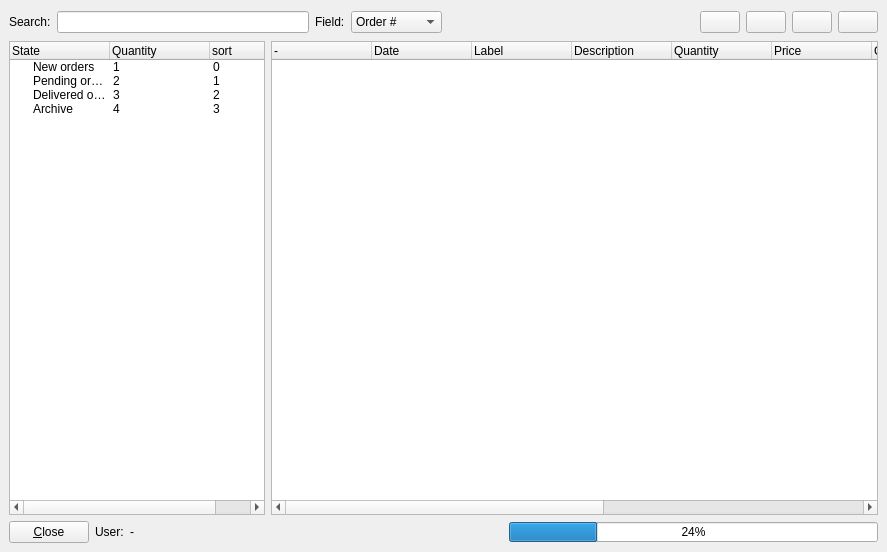
<ui version="4.0" >
 <class>ordersfrm</class>
 <widget class="QWidget" name="ordersfrm" >
  <property name="geometry" >
   <rect>
    <x>0</x>
    <y>0</y>
    <width>887</width>
    <height>552</height>
   </rect>
  </property>
  <property name="windowTitle" >
   <string>Purchase orders...</string>
  </property>
  <property name="windowIcon" >
   <iconset resource="first.qrc" >:/images/images/kfm.png</iconset>
  </property>
  <layout class="QGridLayout" >
   <property name="margin" >
    <number>9</number>
   </property>
   <property name="spacing" >
    <number>6</number>
   </property>
   <item row="0" column="0" colspan="2" >
    <layout class="QHBoxLayout" >
     <property name="margin" >
      <number>0</number>
     </property>
     <property name="spacing" >
      <number>6</number>
     </property>
     <item>
      <widget class="QLabel" name="label" >
       <property name="text" >
        <string>Search:</string>
       </property>
      </widget>
     </item>
     <item>
      <widget class="QLineEdit" name="lineEdit" />
     </item>
     <item>
      <widget class="QLabel" name="label_2" >
       <property name="text" >
        <string>Field:</string>
       </property>
      </widget>
     </item>
     <item>
      <widget class="QComboBox" name="comboBox" >
       <item>
        <property name="text" >
         <string>Order #</string>
        </property>
       </item>
       <item>
        <property name="text" >
         <string>Supplier</string>
        </property>
       </item>
       <item>
        <property name="text" >
         <string>Description</string>
        </property>
       </item>
       <item>
        <property name="text" >
         <string>Date</string>
        </property>
       </item>
      </widget>
     </item>
     <item>
      <spacer>
       <property name="orientation" >
        <enum>Qt::Horizontal</enum>
       </property>
       <property name="sizeHint" >
        <size>
         <width>241</width>
         <height>26</height>
        </size>
       </property>
      </spacer>
     </item>
     <item>
      <widget class="QPushButton" name="btnadd" >
       <property name="text" >
        <string/>
       </property>
       <property name="icon" >
        <iconset resource="first.qrc" >:/images/images/filenew.png</iconset>
       </property>
      </widget>
     </item>
     <item>
      <widget class="QPushButton" name="btnedit" >
       <property name="text" >
        <string/>
       </property>
       <property name="icon" >
        <iconset resource="first.qrc" >:/images/images/kfind.png</iconset>
       </property>
      </widget>
     </item>
     <item>
      <widget class="QPushButton" name="btndelete" >
       <property name="text" >
        <string/>
       </property>
       <property name="icon" >
        <iconset resource="first.qrc" >:/images/images/editdelete.png</iconset>
       </property>
      </widget>
     </item>
     <item>
      <widget class="QPushButton" name="btncompleted" >
       <property name="text" >
        <string/>
       </property>
       <property name="icon" >
        <iconset resource="first.qrc" >:/images/images/button_ok.png</iconset>
       </property>
      </widget>
     </item>
    </layout>
   </item>
   <item row="2" column="0" colspan="2" >
    <layout class="QHBoxLayout" >
     <property name="margin" >
      <number>0</number>
     </property>
     <property name="spacing" >
      <number>6</number>
     </property>
     <item>
      <widget class="QPushButton" name="pushButton" >
       <property name="text" >
        <string>&amp;Close</string>
       </property>
      </widget>
     </item>
     <item>
      <widget class="QLabel" name="label_3" >
       <property name="text" >
        <string>User:</string>
       </property>
      </widget>
     </item>
     <item>
      <widget class="QLabel" name="lbluser" >
       <property name="text" >
        <string>-</string>
       </property>
      </widget>
     </item>
     <item>
      <spacer>
       <property name="orientation" >
        <enum>Qt::Horizontal</enum>
       </property>
       <property name="sizeHint" >
        <size>
         <width>271</width>
         <height>20</height>
        </size>
       </property>
      </spacer>
     </item>
     <item>
      <widget class="QProgressBar" name="progbar" >
       <property name="maximumSize" >
        <size>
         <width>16777215</width>
         <height>20</height>
        </size>
       </property>
       <property name="value" >
        <number>24</number>
       </property>
       <property name="orientation" >
        <enum>Qt::Horizontal</enum>
       </property>
      </widget>
     </item>
    </layout>
   </item>
   <item row="1" column="1" >
    <widget class="QTreeWidget" name="treemain" >
     <property name="contextMenuPolicy" >
      <enum>Qt::CustomContextMenu</enum>
     </property>
     <column>
      <property name="text" >
       <string>-</string>
      </property>
     </column>
     <column>
      <property name="text" >
       <string>Date</string>
      </property>
     </column>
     <column>
      <property name="text" >
       <string>Label</string>
      </property>
     </column>
     <column>
      <property name="text" >
       <string>Description</string>
      </property>
     </column>
     <column>
      <property name="text" >
       <string>Quantity</string>
      </property>
     </column>
     <column>
      <property name="text" >
       <string>Price</string>
      </property>
     </column>
     <column>
      <property name="text" >
       <string>Order nr</string>
      </property>
     </column>
     <column>
      <property name="text" >
       <string>Ordered by</string>
      </property>
     </column>
     <column>
      <property name="text" >
       <string>Stock</string>
      </property>
     </column>
     <column>
      <property name="text" >
       <string>Suppliers</string>
      </property>
     </column>
     <column>
      <property name="text" >
       <string>Comments</string>
      </property>
     </column>
    </widget>
   </item>
   <item row="1" column="0" >
    <widget class="QTreeWidget" name="treeindex" >
     <property name="sizePolicy" >
      <sizepolicy>
       <hsizetype>5</hsizetype>
       <vsizetype>5</vsizetype>
       <horstretch>0</horstretch>
       <verstretch>0</verstretch>
      </sizepolicy>
     </property>
     <property name="minimumSize" >
      <size>
       <width>211</width>
       <height>441</height>
      </size>
     </property>
     <property name="maximumSize" >
      <size>
       <width>256</width>
       <height>16777215</height>
      </size>
     </property>
     <column>
      <property name="text" >
       <string>State</string>
      </property>
     </column>
     <column>
      <property name="text" >
       <string>Quantity</string>
      </property>
     </column>
     <column>
      <property name="text" >
       <string>sort</string>
      </property>
     </column>
     <item>
      <property name="text" >
       <string>New orders</string>
      </property>
      <property name="text" >
       <string>1</string>
      </property>
      <property name="text" >
       <string>0</string>
      </property>
     </item>
     <item>
      <property name="text" >
       <string>Pending orders</string>
      </property>
      <property name="text" >
       <string>2</string>
      </property>
      <property name="text" >
       <string>1</string>
      </property>
     </item>
     <item>
      <property name="text" >
       <string>Delivered orders</string>
      </property>
      <property name="text" >
       <string>3</string>
      </property>
      <property name="text" >
       <string>2</string>
      </property>
     </item>
     <item>
      <property name="text" >
       <string>Archive</string>
      </property>
      <property name="text" >
       <string>4</string>
      </property>
      <property name="text" >
       <string>3</string>
      </property>
     </item>
    </widget>
   </item>
  </layout>
 </widget>
 <resources>
  <include location="first.qrc" />
 </resources>
 <connections/>
</ui>
